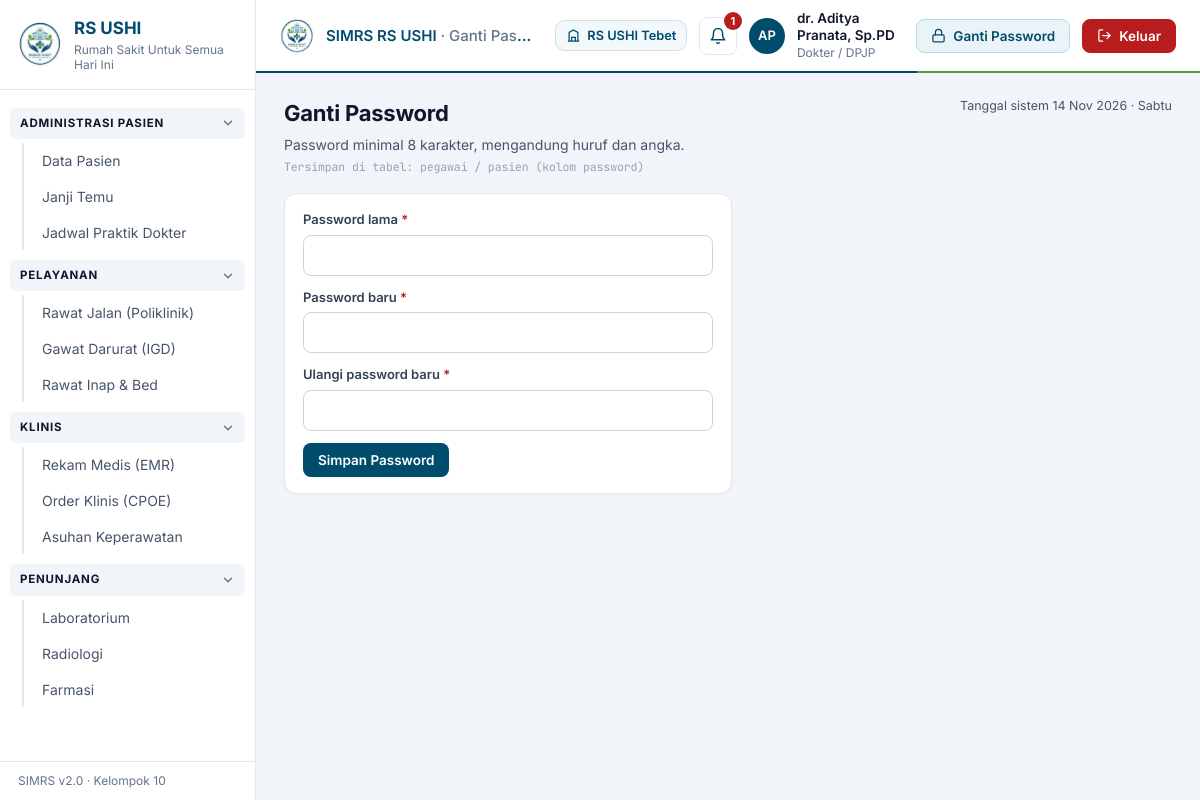
Page /password.php (signed in) on the committed database.
### tables this page shows
CREATE TABLE konfigurasi_rs (
    id                  INT UNSIGNED  NOT NULL AUTO_INCREMENT PRIMARY KEY,
    kode                VARCHAR(10)   NOT NULL UNIQUE,             
    jenis               ENUM('Pusat','Cabang') NOT NULL,
    id_pusat            INT UNSIGNED  NULL,                        
    nama_rs             VARCHAR(150)  NOT NULL,                    
    singkatan           VARCHAR(30)   NOT NULL,                    
    nama_cabang         VARCHAR(60)   NOT NULL,                    
    slogan              VARCHAR(150)  NULL,
    alamat              VARCHAR(255)  NOT NULL,
    kota                VARCHAR(60)   NOT NULL,
    telepon             VARCHAR(20)   NOT NULL,                    
    telepon_igd         VARCHAR(20)   NOT NULL,
    email               VARCHAR(100)  NULL,
    kode_faskes         VARCHAR(20)   NOT NULL UNIQUE,             
    lokasi_igd          VARCHAR(100)  NOT NULL,                    
    jam_besuk           VARCHAR(100)  NOT NULL,
    batas_persetujuan_asuransi DECIMAL(12,2) NOT NULL DEFAULT 1000000,   
    aktif               TINYINT(1)    NOT NULL DEFAULT 1,
    CONSTRAINT chk_rs_batas CHECK (batas_persetujuan_asuransi >= 0),
    CONSTRAINT chk_rs_pusat CHECK ((jenis = 'Pusat' AND id_pusat IS NULL) OR (jenis = 'Cabang' AND id_pusat IS NOT NULL)),
    FOREIGN KEY (id_pusat) REFERENCES konfigurasi_rs(id)
);

### includes/helpers.php (called while the page is built, shortened)
<?php
function aman($teks): string
{
    return htmlspecialchars((string) ($teks ?? ''), ENT_QUOTES, 'UTF-8');
}
function url(string $path = ''): string
{
    static $base = null;
    if ($base === null) {
        $base = getenv('APP_BASE');
        if ($base === false) {
            $doc  = str_replace('\\', '/', rtrim((string) realpath($_SERVER['DOCUMENT_ROOT'] ?? ''), '/'));
            $root = str_replace('\\', '/', (string) realpath(APP_ROOT));
            $base = ($doc !== '' && str_starts_with($root, $doc)) ? substr($root, strlen($doc)) : '';
        }
        $base = rtrim($base, '/');
    }
    return $base . '/' . ltrim($path, '/');
}
function tgl($d): string
{
    $bulan = ['', 'Jan', 'Feb', 'Mar', 'Apr', 'Mei', 'Jun', 'Jul', 'Agu', 'Sep', 'Okt', 'Nov', 'Des'];
    $t = strtotime((string) $d);
    return date('j', $t) . ' ' . $bulan[(int) date('n', $t)] . ' ' . date('Y', $t);
}
function hari_ini(string $tanggal = 'now'): string
{
    $h = ['Minggu', 'Senin', 'Selasa', 'Rabu', 'Kamis', 'Jumat', 'Sabtu'];
    return $h[(int) date('w', strtotime($tanggal))];
}
function inisial(string $nama): string
{
    $n = trim(preg_replace('/^(dr|ns|apt)\.\s*/i', '', $nama));
    $p = preg_split('/[\s,]+/', $n);
    return strtoupper(substr($p[0] ?? '', 0, 1) . substr($p[1] ?? '', 0, 1));
}
function daftar_cabang(): array
{
    static $c = null;
    if ($c === null) {
        $c = [];
        foreach (getPDO()->query('SELECT * FROM konfigurasi_rs ORDER BY id') as $r) $c[(int) $r['id']] = $r;
    }
    return $c;
}
function konfig(string $kunci, ?int $id_rs = null, string $default = ''): string
{
    $c = daftar_cabang();
    $id = $id_rs ?: (function_exists('rs_aktif') && rs_aktif() ? rs_aktif() : (function_exists('rs_user') && rs_user() ? rs_user() : array_key_first($c)));
    return isset($c[$id][$kunci]) && $c[$id][$kunci] !== null ? (string) $c[$id][$kunci] : $default;
}
function nama_cabang(?int $id_rs): string
{
    $c = daftar_cabang()[(int) $id_rs] ?? null;
    return $c ? $c['singkatan'] . ' ' . $c['nama_cabang'] : 'Semua cabang';
}

### includes/auth.php (called while the page is built, shortened)
<?php
function user(): ?array
{
    return $_SESSION['user'] ?? null;
}
function uid(): ?int
{
    $u = $_SESSION['user'] ?? null;
    return ($u && ($u['jenis'] ?? '') === 'pegawai') ? (int) $u['id'] : null;
}
function role(): string
{
    return (string) ($_SESSION['user']['role'] ?? '');
}
function role_is(string ...$roles): bool
{
    return in_array(role(), $roles, true);
}
function rs_user(): int
{
    return (int) ($_SESSION['user']['id_rs'] ?? 0);
}
function lintas_cabang(): bool
{
    return role_is(...ROLE_SEMUA_CABANG);
}
function rs_aktif(): int
{
    if (!lintas_cabang()) return rs_user();
    return (int) ($_SESSION['rs_pilih'] ?? 0);
}
function sql_rs(string $kolom): string
{
    $rs = rs_aktif();
    return $rs ? " AND $kolom = " . (int) $rs : '';
}
function wajib_login(): void
{
    if (($_SESSION['user']['jenis'] ?? '') === 'pasien') {
        $s = getPDO()->prepare("SELECT akun_aktif AS aktif, 'pasien' AS role, 0 AS wajib_ganti_password FROM pasien WHERE id = ?");
        $s->execute([$_SESSION['user']['id_pasien']]);
    } else {
        $s = getPDO()->prepare('SELECT akun_aktif AS aktif, role, wajib_ganti_password FROM pegawai WHERE id = ? AND status <> \'Nonaktif\'');
        $s->execute([uid()]);
    }
}
function boleh(string $modul, bool $ubah = false): bool
{
    $akses = $_SESSION['user']['akses'] ?? [];
    if (!array_key_exists($modul, $akses)) return false;
    return $ubah ? $akses[$modul] === 1 : true;
}

### config/database.php (called while the page is built, shortened)
<?php
if (!function_exists('getPDO')) {
    function getPDO(): PDO
    {
        static $pdo = null;
        if ($pdo instanceof PDO) {
            return $pdo;
        }
        $host = getenv('DB_HOST') ?: DB_HOST;
        $port = getenv('DB_PORT') ?: DB_PORT;
        $nama = getenv('DB_NAME') ?: DB_NAME;
        $user = getenv('DB_USER') ?: DB_USER;
        $pass = getenv('DB_PASS') !== false ? getenv('DB_PASS') : DB_PASS;
        try {
            $pdo = new PDO("mysql:host=$host;port=$port;dbname=$nama;charset=utf8mb4", $user, $pass, [
                PDO::ATTR_ERRMODE            => PDO::ERRMODE_EXCEPTION,
                PDO::ATTR_DEFAULT_FETCH_MODE => PDO::FETCH_ASSOC,
                PDO::ATTR_EMULATE_PREPARES   => false,
            ]);
            $pdo->exec("SET time_zone = '+07:00'");
        } catch (PDOException $e) {
            http_response_code(500);
            die('<div style="font-family:sans-serif;max-width:640px;margin:60px auto;padding:24px;border:2px solid #b91c2c;border-radius:12px">'
              . '<h2 style="color:#b91c2c;margin-top:0">Gagal menyambung ke database</h2>'
              . '<p>' . htmlspecialchars($e->getMessage()) . '</p>'
              . '<p>Periksa: (1) MySQL sudah <b>Start</b> di XAMPP, (2) file <code>database/db_simrs_ushi.sql</code> '
              . 'sudah di-Import di phpMyAdmin, (3) pengaturan di <code>config/database.php</code>.</p></div>');
        }
        return $pdo;
    }
}

### includes/layout.php (the view, shortened to what this page needs)
<?php
function tabel_halaman(): string
{
    $script = str_replace('\\', '/', $_SERVER['SCRIPT_NAME'] ?? '');
    foreach (TABEL_HALAMAN as $path => $t) if (str_ends_with($script, '/' . $path)) return $t;
    return '';
}
function hitung_notifikasi(): array
{
    $pdo = getPDO();
    $q = fn(string $sql, array $p = []) => (function () use ($pdo, $sql, $p) {
        $s = $pdo->prepare($sql);
        $s->execute($p);
        return (int) $s->fetchColumn();
    })();
    try {
        switch (role()) {
            case 'dokter':
                return ['Laporan perawat belum dibaca' => [$q("SELECT COUNT(*) FROM rekam_medis c JOIN rawat_inap r ON r.id_kunjungan=c.id_kunjungan WHERE c.jenis_catatan='Lapor DPJP' AND c.dibaca_dpjp=0 AND r.status='Aktif' AND r.id_dokter=?", [uid()]), 'rawat_inap/ranap.php', 'rawat_inap'],
                        'Pasien siap diperiksa' => [$q("SELECT COUNT(*) FROM kunjungan WHERE tanggal=CURDATE() AND status='Dipanggil' AND id_dokter=?", [uid()]), 'rawat_jalan/antrian.php', 'rawat_jalan']];
        }
    } catch (Throwable $e) {
    }
    return [];
}
function menu_aktif(string $item_url): bool
{
    $path = parse_url($item_url, PHP_URL_PATH);
    $script = str_replace('\\', '/', $_SERVER['SCRIPT_NAME'] ?? '');
    if (!str_ends_with($script, '/' . $path)) return false;
    return true;
}
function tampil_header(string $judul, string $sub = '', string $aksi = ''): void
{
    $u = user();
    $nama_rs = konfig('nama_rs', null, 'Rumah Sakit Untuk Semua Hari Ini');
    $singkat = konfig('singkatan', null, 'RS USHI');
    $tabel = tabel_halaman();
    $notif = $u ? hitung_notifikasi() : [];
    $total_notif = array_sum(array_column($notif, 0));
    ?>
<!DOCTYPE html>
<html lang="id">
<head>
<script src="https://cdn.tailwindcss.com"></script>
<link rel="stylesheet" href="<?= url('assets/app.css') ?>">
</head>
<body class="app-body">
<?php if ($u): ?>
<aside id="sidebar" class="sidebar">
    <a href="<?= url(BERANDA_ROLE[role()] ?? 'dashboard.php') ?>" class="side-brand">
        <img src="<?= url('assets/logo.png') ?>" alt="Logo <?= aman($singkat) ?>">
        <div><b><?= aman($singkat) ?></b><small><?= aman($nama_rs) ?></small></div>
    </a>
    <nav class="side-nav">
    <?php foreach (MENU as $grup => $items):
        $tampil = array_filter($items, fn($i) => ($i[0] === '*' && role_is('admin')) || ($i[0] !== '*' && boleh($i[0], !empty($i[3]))));
        if (!$tampil) continue; ?>
        <?php if ($grup === 'Utama'): foreach ($tampil as $i): ?>
            <a href="<?= url($i[2]) ?>" class="side-home<?= menu_aktif($i[2]) ? ' active' : '' ?>"><?= aman($i[1]) ?></a>
        <?php endforeach; else: ?>
        <details class="side-sec" open>
            <summary class="side-group"><span><?= aman($grup) ?></span><svg width="14" height="14" viewBox="0 0 24 24" fill="none" stroke="currentColor" stroke-width="2.5" stroke-linecap="round" stroke-linejoin="round" aria-hidden="true"><path d="m6 9 6 6 6-6"/></svg></summary>
            <div class="side-items">
            <?php foreach ($tampil as $i): ?>
                <a href="<?= url($i[2]) ?>" class="side-link<?= menu_aktif($i[2]) ? ' active' : '' ?>"><?= aman($i[1]) ?></a>
            <?php endforeach; ?>
            </div>
        </details>
        <?php endif; ?>
    <?php endforeach; ?>
    </nav>
    <div class="side-foot">SIMRS v2.0 · Kelompok 10</div>
</aside>
<div class="shell">
<header class="topbar no-print">
    <div class="flex items-center gap-3 min-w-0">
        <img src="<?= url('assets/logo.png') ?>" class="top-logo" alt="">
        <div class="top-title">SIMRS <?= aman($singkat) ?><span class="hidden md:inline"> · <?= aman($judul) ?></span></div>
    </div>
    <?php if (($u['jenis'] ?? '') === 'pegawai'): ?>
    <?php if (lintas_cabang()): ?>
        <form method="get" class="cabang-pilih" title="Cabang yang ditampilkan">
            <?php foreach ($_GET as $gk => $gv) if ($gk !== '_rs' && is_string($gv)) echo '<input type="hidden" name="' . aman($gk) . '" value="' . aman($gv) . '">'; ?>
            <svg width="15" height="15" viewBox="0 0 24 24" fill="none" stroke="currentColor" stroke-width="2" aria-hidden="true"><path d="M3 21h18M5 21V7l7-4 7 4v14M9 21v-6h6v6"/></svg>
            <select name="_rs" onchange="this.form.submit()" aria-label="Pilih cabang"><?= opsi([0 => 'Semua cabang'] + array_map(fn($c) => $c['singkatan'] . ' ' . $c['nama_cabang'] . ($c['jenis'] === 'Pusat' ? ' (Pusat)' : ''), daftar_cabang()), rs_aktif()) ?></select>
        </form>
    <?php else: ?>
        <span class="cabang-pilih" title="Cabang tempat Anda bertugas"><svg width="15" height="15" viewBox="0 0 24 24" fill="none" stroke="currentColor" stroke-width="2" aria-hidden="true"><path d="M3 21h18M5 21V7l7-4 7 4v14M9 21v-6h6v6"/></svg><?= aman(nama_cabang(rs_user())) ?></span>
    <?php endif; endif; ?>
    <div class="flex items-center gap-2 sm:gap-3">
        <details class="notif">
            <summary title="Notifikasi" aria-label="Notifikasi"><svg width="18" height="18" viewBox="0 0 24 24" fill="none" stroke="currentColor" stroke-width="2" stroke-linecap="round" stroke-linejoin="round" aria-hidden="true"><path d="M6 8a6 6 0 0 1 12 0c0 7 3 9 3 9H3s3-2 3-9"/><path d="M10.3 21a1.94 1.94 0 0 0 3.4 0"/></svg><?php if ($total_notif): ?><span class="bubble"><?= $total_notif ?></span><?php endif; ?></summary>
        </details>
        <div class="avatar"><?= aman(inisial($u['nama'])) ?></div>
        <div class="identity hidden sm:block"><b><?= aman($u['nama']) ?></b><small><?= aman($u['role_nama']) ?></small></div>
        <a href="<?= url('password.php') ?>" class="btn btn-akun hidden lg:inline-flex"><svg width="15" height="15" viewBox="0 0 24 24" fill="none" stroke="currentColor" stroke-width="2" stroke-linecap="round" stroke-linejoin="round" aria-hidden="true"><rect x="3" y="11" width="18" height="11" rx="2"/><path d="M7 11V7a5 5 0 0 1 10 0v4"/></svg>Ganti Password</a>
        <a href="<?= url('logout.php') ?>" class="btn btn-keluar" data-confirm-link="Keluar dari SIMRS?"><svg width="15" height="15" viewBox="0 0 24 24" fill="none" stroke="currentColor" stroke-width="2" stroke-linecap="round" stroke-linejoin="round" aria-hidden="true"><path d="M9 21H5a2 2 0 0 1-2-2V5a2 2 0 0 1 2-2h4"/><path d="M16 17l5-5-5-5"/><path d="M21 12H9"/></svg>Keluar</a>
    </div>
</header>
<main class="content">
<?php endif; ?>
    <div class="page-head no-print">
        <div>
            <h1><?= aman($judul) ?></h1>
            <?php if ($sub): ?><p><?= aman($sub) ?></p><?php endif; ?>
            <?php if (!empty($tabel)): ?><p class="tabel-src">Tersimpan di tabel: <?= aman($tabel) ?></p><?php endif; ?>
        </div>
        <div class="flex items-center gap-2 flex-wrap justify-end">
            <span class="page-date">Tanggal sistem <?= tgl(date('Y-m-d')) ?> · <?= hari_ini() ?></span>
        </div>
    </div>
    <?php endforeach; ?></div><?php endif;
}
function tampil_footer(): void
{
    ?>
</main>
</div>
</body>
</html>
<?php
}

### rows in the picture
konfigurasi_rs: singkatan "RS USHI", nama_rs "Rumah Sakit Untuk Semua Hari Ini", aman(nama_cabang(rs_user())) "RS USHI Tebet"

### other values in the picture
aman($grup) "ADMINISTRASI PASIEN"
aman($i[1]) "Data Pasien"
aman($i[1]) "Janji Temu"
aman($i[1]) "Jadwal Praktik Dokter"
aman($grup) "PELAYANAN"
aman($i[1]) "Rawat Jalan (Poliklinik)"
aman($i[1]) "Gawat Darurat (IGD)"
aman($i[1]) "Rawat Inap & Bed"
aman($grup) "KLINIS"
aman($i[1]) "Rekam Medis (EMR)"
aman($i[1]) "Order Klinis (CPOE)"
aman($i[1]) "Asuhan Keperawatan"
aman($grup) "PENUNJANG"
aman($i[1]) "Laboratorium"
aman($i[1]) "Radiologi"
